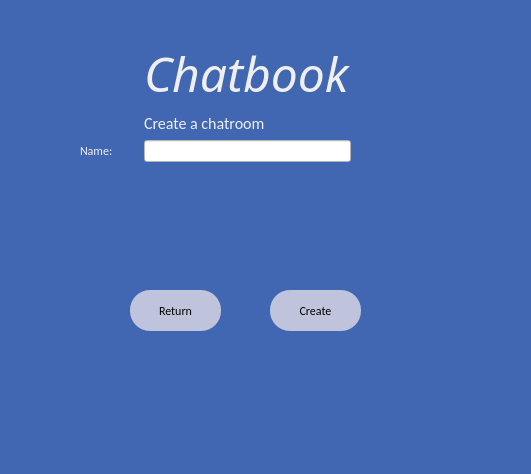
<?xml version="1.0" encoding="UTF-8"?>
<ui version="4.0">
 <class>Dialog</class>
 <widget class="QDialog" name="Dialog">
  <property name="geometry">
   <rect>
    <x>0</x>
    <y>0</y>
    <width>531</width>
    <height>474</height>
   </rect>
  </property>
  <property name="windowTitle">
   <string>Dialog</string>
  </property>
  <property name="styleSheet">
   <string notr="true">background-color: rgb(66, 103, 178);
color: rgb(239, 239, 239);</string>
  </property>
  <widget class="QWidget" name="gridLayoutWidget">
   <property name="geometry">
    <rect>
     <x>80</x>
     <y>40</y>
     <width>329</width>
     <height>170</height>
    </rect>
   </property>
   <layout class="QGridLayout" name="gridLayout">
    <item row="1" column="0">
     <spacer name="horizontalSpacer_3">
      <property name="orientation">
       <enum>Qt::Horizontal</enum>
      </property>
      <property name="sizeHint" stdset="0">
       <size>
        <width>40</width>
        <height>20</height>
       </size>
      </property>
     </spacer>
    </item>
    <item row="1" column="1">
     <widget class="QLabel" name="label_2">
      <property name="font">
       <font>
        <family>Calibri</family>
        <pointsize>12</pointsize>
       </font>
      </property>
      <property name="text">
       <string>Create a chatroom</string>
      </property>
     </widget>
    </item>
    <item row="2" column="2">
     <spacer name="horizontalSpacer_5">
      <property name="orientation">
       <enum>Qt::Horizontal</enum>
      </property>
      <property name="sizeHint" stdset="0">
       <size>
        <width>40</width>
        <height>20</height>
       </size>
      </property>
     </spacer>
    </item>
    <item row="2" column="1">
     <widget class="QLineEdit" name="lineEdit">
      <property name="styleSheet">
       <string notr="true">background-color: rgb(255, 255, 255);
color: rgb(0, 0, 0);</string>
      </property>
     </widget>
    </item>
    <item row="3" column="1">
     <layout class="QHBoxLayout" name="horizontalLayout_2"/>
    </item>
    <item row="2" column="0">
     <widget class="QLabel" name="label_3">
      <property name="font">
       <font>
        <family>Calibri</family>
       </font>
      </property>
      <property name="text">
       <string>Name:</string>
      </property>
     </widget>
    </item>
    <item row="0" column="0">
     <spacer name="horizontalSpacer">
      <property name="orientation">
       <enum>Qt::Horizontal</enum>
      </property>
      <property name="sizeHint" stdset="0">
       <size>
        <width>40</width>
        <height>20</height>
       </size>
      </property>
     </spacer>
    </item>
    <item row="3" column="2">
     <spacer name="verticalSpacer_3">
      <property name="orientation">
       <enum>Qt::Vertical</enum>
      </property>
      <property name="sizeHint" stdset="0">
       <size>
        <width>20</width>
        <height>40</height>
       </size>
      </property>
     </spacer>
    </item>
    <item row="0" column="2">
     <spacer name="horizontalSpacer_2">
      <property name="orientation">
       <enum>Qt::Horizontal</enum>
      </property>
      <property name="sizeHint" stdset="0">
       <size>
        <width>40</width>
        <height>20</height>
       </size>
      </property>
     </spacer>
    </item>
    <item row="3" column="0">
     <spacer name="verticalSpacer_2">
      <property name="orientation">
       <enum>Qt::Vertical</enum>
      </property>
      <property name="sizeHint" stdset="0">
       <size>
        <width>20</width>
        <height>40</height>
       </size>
      </property>
     </spacer>
    </item>
    <item row="1" column="2">
     <spacer name="horizontalSpacer_4">
      <property name="orientation">
       <enum>Qt::Horizontal</enum>
      </property>
      <property name="sizeHint" stdset="0">
       <size>
        <width>40</width>
        <height>20</height>
       </size>
      </property>
     </spacer>
    </item>
    <item row="0" column="1">
     <widget class="QLabel" name="label">
      <property name="font">
       <font>
        <family>Harlow Solid Italic</family>
        <pointsize>36</pointsize>
        <italic>true</italic>
       </font>
      </property>
      <property name="text">
       <string>Chatbook</string>
      </property>
     </widget>
    </item>
   </layout>
  </widget>
  <widget class="QLabel" name="creationMessage">
   <property name="geometry">
    <rect>
     <x>60</x>
     <y>250</y>
     <width>381</width>
     <height>20</height>
    </rect>
   </property>
   <property name="styleSheet">
    <string notr="true">font: 11pt &quot;Consolas&quot;;
color: red;</string>
   </property>
   <property name="text">
    <string/>
   </property>
  </widget>
  <widget class="QPushButton" name="button_createButton">
   <property name="geometry">
    <rect>
     <x>270</x>
     <y>290</y>
     <width>91</width>
     <height>41</height>
    </rect>
   </property>
   <property name="font">
    <font>
     <family>Calibri</family>
    </font>
   </property>
   <property name="styleSheet">
    <string notr="true">border-radius:20px;
color: rgb(0, 0, 0);
background-color: rgb(191, 196, 220);</string>
   </property>
   <property name="text">
    <string>Create</string>
   </property>
  </widget>
  <widget class="QPushButton" name="button_returnButton">
   <property name="geometry">
    <rect>
     <x>130</x>
     <y>290</y>
     <width>91</width>
     <height>41</height>
    </rect>
   </property>
   <property name="font">
    <font>
     <family>Calibri</family>
    </font>
   </property>
   <property name="styleSheet">
    <string notr="true">border-radius:20px;
background-color: rgb(191, 196, 220);
color: rgb(0, 0, 0);</string>
   </property>
   <property name="text">
    <string>Return</string>
   </property>
  </widget>
  <widget class="QLabel" name="creationMessage_2">
   <property name="geometry">
    <rect>
     <x>60</x>
     <y>220</y>
     <width>381</width>
     <height>20</height>
    </rect>
   </property>
   <property name="styleSheet">
    <string notr="true">font: 11pt &quot;Consolas&quot;;
color: red;</string>
   </property>
   <property name="text">
    <string/>
   </property>
  </widget>
 </widget>
 <resources/>
 <connections/>
</ui>
